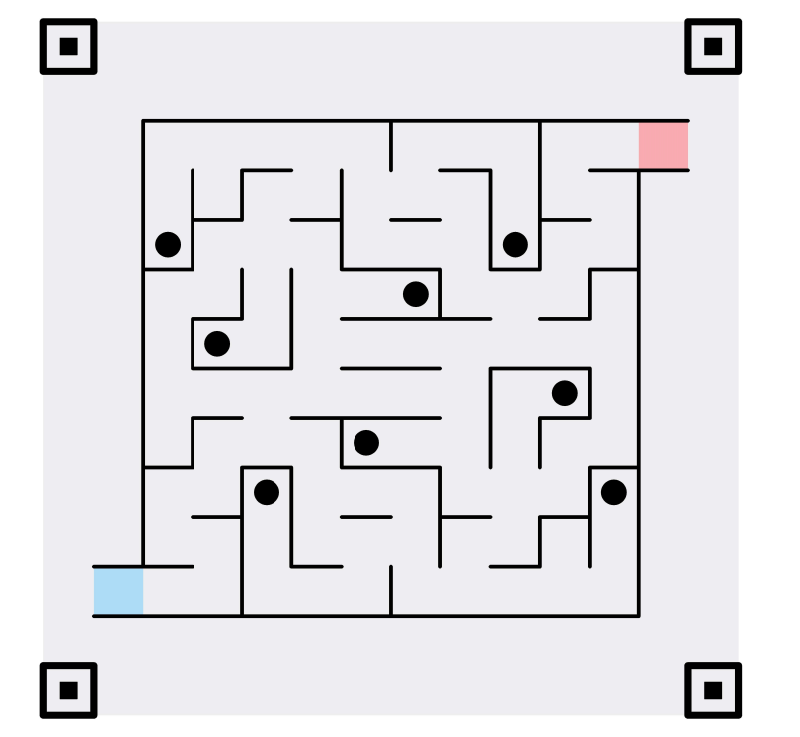
#> input picture scripts/test14.png, 800 x 737 px, given in place of the camera
$ python video_pro.py
#> lines starting #> are read from the running program, lines starting #| are printed output that depends on the picture; after the words box and inside, x2 and y2 are one past the last pixel; in counts of white or black regions, pixels touching at a corner belong together

import cv2
import numpy as np
import math


True_Value = 0

red = 1
blue = 0
color = blue

def Get_Value():
    return True_Value

def Blak_White(img):

    black = 0
    white = 0
    if img is not None:

        # print("img.shape=",img.shape)

        ratio = img.shape[0] / 50.0
        rate = img.shape[1] / img.shape[0]


        # print("rate=", rate)
        if rate < 0.4 or rate >2 :
            print("rate=",rate)
            return 0
        Len = rate * 20.0
        img = img.copy()
        # print("len=",int(Len))
        img = cv2.resize(img, (int(Len), 20))
        # cv2.imshow("img",img)


        # cv2.imshow("img", img)
        x, y = img.shape
        # print("x=",x,"y=",y)

        for i in range(x):
            for j in range(y):
                if img[i, j] == 0:
                    black += 1
                else:
                    white += 1


    if white>(black/10):
        return 1
    else:return 0


def Video_Init(color):

#> called with color = 0
    cap = cv2.VideoCapture()
    cap.open(0)
    if not cap.isOpened():
        print("Failed to open camera")
        exit()
    ret, frame = cap.read()
#> frame is the input picture: shape (737, 800, 3); mean B, G, R 230.7, 226.9, 227.7
    if not ret:
        print("Failed to capture frame")
        exit()


    lower_red = np.array([-2, 43, 46])
    upper_red = np.array([12, 255, 255])
    lower_red_1 = np.array([168, 43, 46])
    upper_red_1 = np.array([182, 255, 255])
    lower_green = np.array([35, 43, 46])
    upper_green = np.array([90, 255, 255])
    lower_yellow = np.array([23, 43, 46])
    upper_yellow = np.array([37, 255, 255])
    lower_blue = np.array([93, 43, 46])
    upper_blue = np.array([123, 255, 255])


    while(True):
        flag = 0
        flag_blue = 1
        flag_red = 1
        flag_color = 0
        while(flag != 1 ):
            # cv2.waitKey(10)
            if color == blue:
                if flag_blue == 1 :

                    ref, frame = cap.read()
                    ratio = frame.shape[0] / 500.0
#> ratio = 1.47
                    rate = frame.shape[1] / frame.shape[0]
#> rate = 1.09
                    Len = rate * 500.0
#> Len = 542.7
                    orig = frame.copy()
                    frame = cv2.resize(frame, (int(Len), 500))
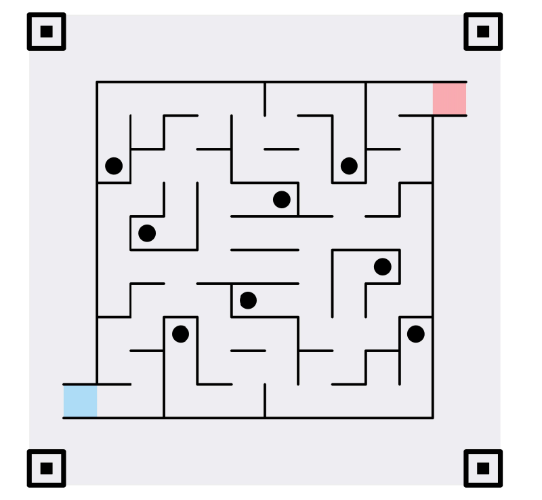
#> frame: shape (500, 542, 3); mean B, G, R 230.7, 226.9, 227.8
                    # print(frame.shape)

                    hsv = cv2.cvtColor(frame, cv2.COLOR_BGR2HSV)
#> hsv: shape (500, 542, 3); mean H, S, V 96.2, 4.4, 231


                    mask_blue = cv2.inRange(hsv, lower_blue, upper_blue)
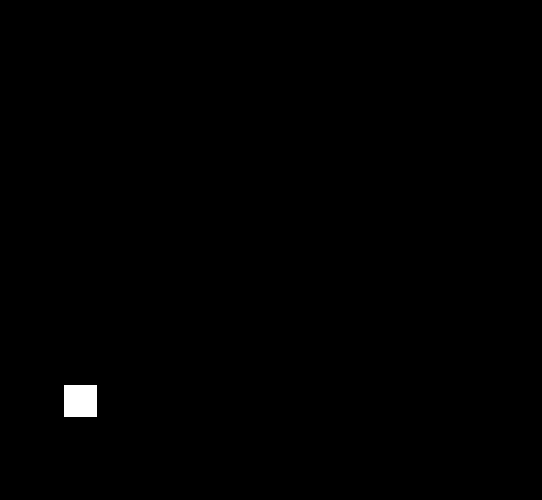
#> mask_blue: shape (500, 542); 0.39% white; 1 white region, box (x1, y1, x2, y2) and area: (64, 385, 97, 417) 1056
                    gray = mask_blue
                    gray = cv2.bitwise_not(gray)
#> gray: shape (500, 542); 99.6% white; 1 black region


                    ret, thresh = cv2.threshold(gray, 0, 255, cv2.THRESH_BINARY | cv2.THRESH_OTSU)
#> ret = 0


                    contours = cv2.findContours(thresh, cv2.RETR_LIST, cv2.CHAIN_APPROX_SIMPLE)[1]
#> contours = 2 contours; box (x1, y1, x2, y2) and area: (0, 0, 542, 500) 269959, (63, 384, 98, 418) 1120

                    rectangles = []
                    diff = []
                    diff_min = 99999
                    x = y = w = h = 0
                    flag = 0
                    for i in range(len(contours)):

                        if len(contours[i]) < 4:
                            continue
                        area = cv2.contourArea(contours[i])
                        if (area > 1000) & (area < 35000):
                            flag = 1
                            x, y, w, h = cv2.boundingRect(contours[i])
                            # print("area = ", area)
                            ho, s, v = hsv[y + int(h / 2), x + int(w / 2)]
                            diff = math.sqrt(
                                (abs(100 - ho) * abs(100 - ho) + abs(169 - s) * abs(169 - s) + abs(123 - v) * abs(159 - v)))
                            # print("diff = ", diff)
                            if diff < diff_min:
                                x_min = x
                                y_min = y
                                w_min = w
                                h_min = h
#> this loop made 2 passes
#> (area, flag, x, y, w, h, ho, s) on pass 1: (1120, 1, 63, 384, 35, 34, 101, 76)
#> area on pass 2: 269959

                    if flag == 0:
                        flag_blue = 0
                    else:
                        flag_blue = 1
                    # cv2.imshow("frame", frame)

                if flag_blue == 0 :

                    ref, frame = cap.read()
                    ratio = frame.shape[0] / 500.0
                    rate = frame.shape[1] / frame.shape[0]
                    Len = rate * 500.0
                    orig = frame.copy()
                    frame = cv2.resize(frame, (int(Len), 500))
                    # print(frame.shape)


                    hsv = cv2.cvtColor(frame, cv2.COLOR_BGR2HSV)


                    mask_red = cv2.inRange(hsv, lower_red, upper_red)
                    mask_red_1 = cv2.inRange(hsv, lower_red_1, upper_red_1)
                    gray = mask_red + mask_red_1


                    ret, thresh = cv2.threshold(gray, 0, 255, cv2.THRESH_BINARY | cv2.THRESH_OTSU)

                    contours = cv2.findContours(thresh, cv2.RETR_LIST, cv2.CHAIN_APPROX_SIMPLE)[1]


                    rectangles = []
                    diff = []
                    diff_min = 99999
                    x = y = w = h = 0
                    flag = 0
                    for i in range(len(contours)):

                        if len(contours[i]) < 4:
                            continue
                        area = cv2.contourArea(contours[i])
                        if (area > 1000) & (area < 35000):
                            flag = 1
                            x, y, w, h = cv2.boundingRect(contours[i])
                            # print("area = ", area)
                            ho, s, v = hsv[y + int(h / 2), x + int(w / 2)]
                            diff = math.sqrt(
                                (abs(173 - ho) * abs(173 - ho) + abs(253 - s) * abs(253 - s) + abs(138 - v) * abs(138 - v)))
                            # print("diff = ", diff)
                            if diff < diff_min:
                                x_min = x
                                y_min = y
                                w_min = w
                                h_min = h

                    if flag == 0:
                        flag_blue = 0
                        flag_color = 0
                    else:
                        flag_blue = 1
                        flag_color = 1
                    # cv2.imshow("frame", frame)

            if color == red:
                if flag_red == 1:

                    ref, frame = cap.read()
                    ratio = frame.shape[0] / 500.0
                    rate = frame.shape[1] / frame.shape[0]
                    Len = rate * 500.0
                    orig = frame.copy()
                    frame = cv2.resize(frame, (int(Len), 500))
                    # print(frame.shape)


                    hsv = cv2.cvtColor(frame, cv2.COLOR_BGR2HSV)


                    mask_red = cv2.inRange(hsv, lower_red, upper_red)
                    mask_red_1 = cv2.inRange(hsv, lower_red_1, upper_red_1)
                    gray = mask_red + mask_red_1


                    ret, thresh = cv2.threshold(gray, 0, 255, cv2.THRESH_BINARY | cv2.THRESH_OTSU)

                    contours = cv2.findContours(thresh, cv2.RETR_LIST, cv2.CHAIN_APPROX_SIMPLE)[1]


                    rectangles = []
                    diff = []
                    diff_min = 99999
                    x = y = w = h = 0
                    flag = 0
                    for i in range(len(contours)):

                        if len(contours[i]) < 4:
                            continue
                        area = cv2.contourArea(contours[i])
                        if (area > 1000) & (area < 35000):
                            flag = 1
                            x, y, w, h = cv2.boundingRect(contours[i])
                            # print("area = ", area)
                            ho, s, v = hsv[y + int(h / 2), x + int(w / 2)]
                            diff = math.sqrt(
                                (abs(173 - ho) * abs(173 - ho) + abs(253 - s) * abs(253 - s) + abs(138 - v) * abs(138 - v)))
                            # print("diff = ", diff)
                            if diff < diff_min:
                                x_min = x
                                y_min = y
                                w_min = w
                                h_min = h

                    if flag == 0:
                        flag_red = 0
                    else:
                        flag_red = 1

                if flag_red == 0:

                    ref, frame = cap.read()
                    ratio = frame.shape[0] / 500.0
                    rate = frame.shape[1] / frame.shape[0]
                    Len = rate * 500.0
                    orig = frame.copy()
                    frame = cv2.resize(frame, (int(Len), 500))
                    # print(frame.shape)


                    hsv = cv2.cvtColor(frame, cv2.COLOR_BGR2HSV)


                    mask_blue = cv2.inRange(hsv, lower_blue, upper_blue)
                    gray = mask_blue
                    gray = cv2.bitwise_not(gray)


                    ret, thresh = cv2.threshold(gray, 0, 255, cv2.THRESH_BINARY | cv2.THRESH_OTSU)


                    contours = cv2.findContours(thresh, cv2.RETR_LIST, cv2.CHAIN_APPROX_SIMPLE)[1]


                    rectangles = []
                    diff = []
                    diff_min = 99999
                    x = y = w = h = 0
                    flag = 0
                    for i in range(len(contours)):

                        if len(contours[i]) < 4:
                            continue
                        area = cv2.contourArea(contours[i])
                        if (area > 1000) & (area < 35000):
                            flag = 1
                            x, y, w, h = cv2.boundingRect(contours[i])
                            # print("area = ", area)
                            ho, s, v = hsv[y + int(h / 2), x + int(w / 2)]
                            diff = math.sqrt(
                                (abs(100 - ho) * abs(100 - ho) + abs(169 - s) * abs(169 - s) + abs(123 - v) * abs(159 - v)))
                            # print("diff = ", diff)
                            if diff < diff_min:
                                x_min = x
                                y_min = y
                                w_min = w
                                h_min = h

                    if flag == 0:
                        flag_red = 0
                        flag_color = 0
                    else:
                        flag_red = 1
                        flag_color = 1


        # print("diff_min = ", diff_min)
        cv2.rectangle(frame, (x, y), (x + w, y + h), (0, 255, 0), 2)
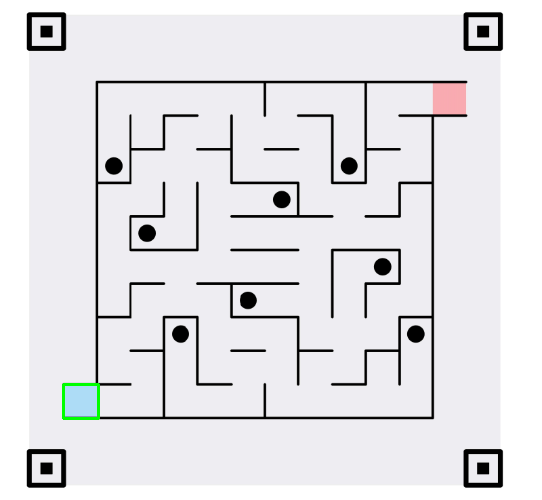
#> frame: shape (500, 542, 3); 0.15% of pixels changed, all inside (x1, y1, x2, y2) = (62, 383, 100, 420)
        # cv2.imshow("frame", frame)
        # print(frame.shape)
        # print(x,y,w,h)

        flag_truth = 0
        if color == blue :
            if flag_color == 1 :
                flag_truth = 0
            else:flag_truth = 1
        elif color == red :
            if flag_color == 1 :
                flag_truth = 0
            else:flag_truth = 1
        if flag_truth == 1 :

            new_frame = frame.copy()
            new_frame = new_frame[y + 3:y + h - 3, x + 3:x + w - 3]
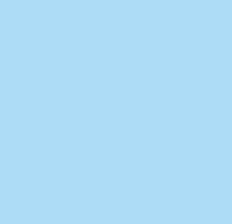
#> new_frame: shape (28, 29, 3) (shown 8 times larger); mean B, G, R 246, 220, 173
            ratio = new_frame.shape[0] / 500.0
#> ratio = 0.056
            rate = new_frame.shape[1] / new_frame.shape[0]
#> rate = 1.04
            Len = rate * 500.0
#> Len = 517.9
            new_frame = new_frame.copy()
            new_frame = cv2.resize(new_frame,(int(Len),500))
#> new_frame: shape (500, 517, 3)
            new_frame = new_frame[20:-20, 20:-20]
#> new_frame: shape (460, 477, 3)
            # cv2.imshow("new_frame", new_frame)
            # print("new_frame.shape",new_frame.shape)


            hsv = cv2.cvtColor(new_frame, cv2.COLOR_BGR2HSV)
#> hsv: shape (460, 477, 3); mean H, S, V 101, 76, 246
            # print("hsv.shape = ",hsv.shape)


            flag_rate = 1

            if flag_rate == 1:

                mask_green = cv2.inRange(hsv, lower_green, upper_green)
#> mask_green: shape (460, 477); every value is 0
                # [4 lines of commented-out code are left out]
                print("Green_BW")
                flag_rate = Blak_White(mask_green)
#> in Blak_White, `img = cv2.resize(img, (int(Len), 20))`: img: shape (20, 20); every value is 0
#> flag_rate = 0
                # print(mask_green.shape)
                # print("flag_rate=",flag_rate)
                if flag_rate == 1:
                    if color == red:
                        flag_truth = 1
                    if color == blue:
                        flag_truth = 0
                else :
                    flag_truth = 0


            if flag_rate != 1:
                mask_yellow = cv2.inRange(hsv, lower_yellow, upper_yellow)

                # ShapeDetection(mask_yellow)
                # mask_yellow = mask_yellow[20:-20, 200:-200]
                # cv2.imshow("mask_yellow", mask_yellow)

                print("Yellow_WB")
                flag_rate = Blak_White(mask_yellow)
                print("flag_rate=", flag_rate)
#| flag_rate= 0
                if flag_rate == 1:
                    if color == red:
                        flag_truth = 0
                    if color == blue:
                        flag_truth = 1
                else :
                    flag_truth = 0

        if flag_truth == 1:
            True_Value = 1

            # print(True_Value)
            # return True_Value
        else:
            True_Value = 0

            # [5 lines of commented-out code are left out]
        cv2.waitKey(50)
Video_Init(blue)
t = Get_Value()
